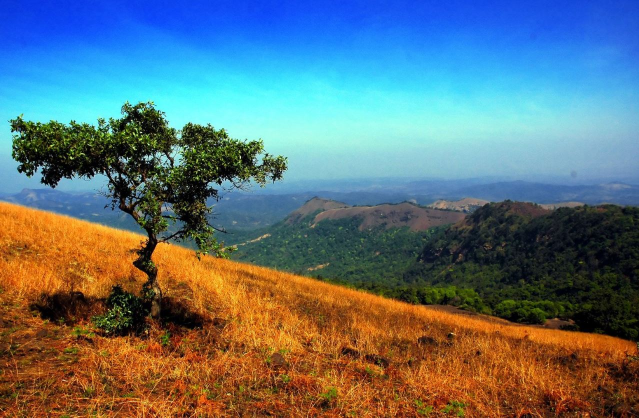
#> input picture Threshold/img1.jpg, 1278 x 836 px (shown at 1/2 size)
$ python main.py
#> lines starting #> are read from the running program, lines starting #| are printed output that depends on the picture; after the words box and inside, x2 and y2 are one past the last pixel; in counts of white or black regions, pixels touching at a corner belong together
# importing libraries
import cv2
import matplotlib.pyplot as plt
import numpy as np

# Reading image
default_img = cv2.imread("img1.jpg", 0)
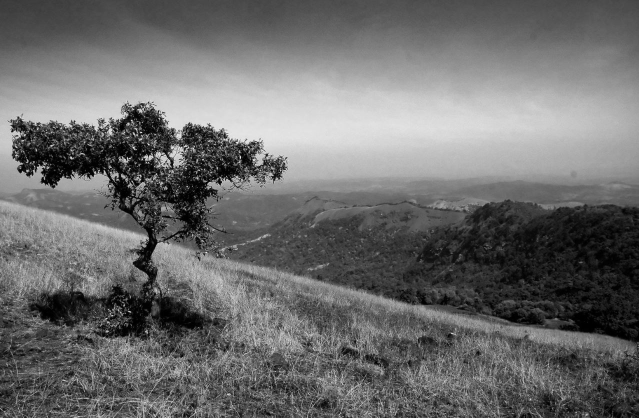
#> default_img: shape (836, 1278) (shown at 1/2 size); min 0, max 255, mean 108.7
default_img = cv2.resize(default_img, (400, 400))
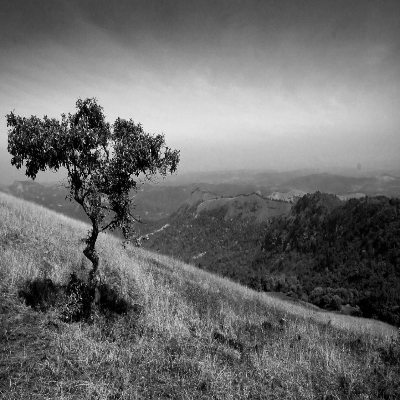
#> default_img: shape (400, 400); min 0, max 239, mean 108.6

cv2.imshow("img", default_img)

# Simple Thresholding
_, img_Binary = cv2.threshold(default_img, 127, 255, cv2.THRESH_BINARY)
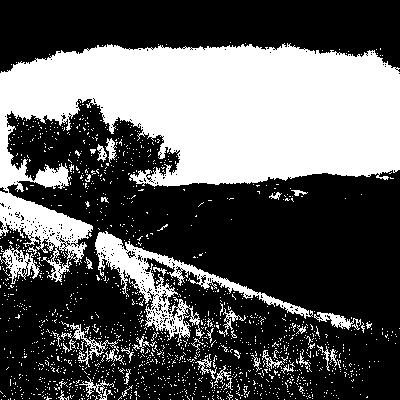
#> img_Binary: shape (400, 400); 36% white; 1542 white regions (1502 under 20 px), largest, box (x1, y1, x2, y2) and area: (0, 43, 400, 282) 46280, (95, 231, 313, 342) 4580, (0, 245, 40, 284) 596
_, img_InverseBinary = cv2.threshold(default_img, 127, 255, cv2.THRESH_BINARY_INV)
_, img_Trunc = cv2.threshold(default_img, 127, 255, cv2.THRESH_TRUNC)
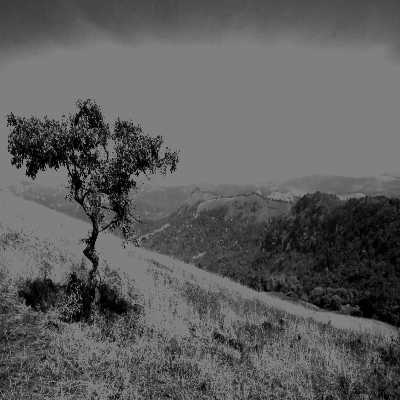
#> img_Trunc: shape (400, 400); min 0, max 127, mean 92.7
_, img_Tozero = cv2.threshold(default_img, 127, 255, cv2.THRESH_TOZERO)
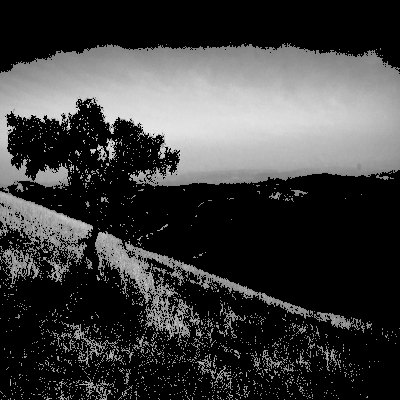
#> img_Tozero: shape (400, 400); min 0, max 239, mean 61.6
_, img_InverseTozero = cv2.threshold(default_img, 127, 255, cv2.THRESH_TOZERO_INV)
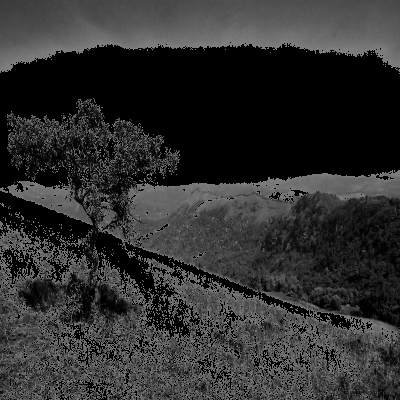
#> img_InverseTozero: shape (400, 400); min 0, max 127, mean 46.9

titles = ["Default Image", "Binary", "Inverse Binary", "Trunc", "Tozero", "Inverse Tozero"]
images = [default_img, img_Binary, img_InverseBinary, img_Trunc, img_Tozero, img_InverseTozero]

for i in range(0, 6, 1):
    plt.subplot(2, 3, i+1), plt.imshow(images[i], cmap="gray"), plt.title(titles[i]), plt.axis("off")

plt.show()

# Adaptive Thresholding
img_AdaptiveMean = cv2.adaptiveThreshold(default_img, 255, cv2.ADAPTIVE_THRESH_MEAN_C, cv2.THRESH_BINARY, 11, 2)
#> img_AdaptiveMean: shape (400, 400); 62.4% white; black in thin lines or dots
img_AdaptiveGaussian = cv2.adaptiveThreshold(default_img, 255, cv2.ADAPTIVE_THRESH_GAUSSIAN_C, cv2.THRESH_BINARY, 11, 2)
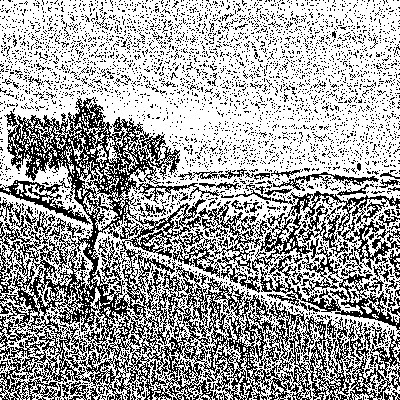
#> img_AdaptiveGaussian: shape (400, 400); 64.3% white; black in thin lines or dots

titles2 = ["Default Image", "Adaptive Mean", "Adaptive Gaussian"]
images2 = [default_img, img_AdaptiveMean, img_AdaptiveGaussian]

for i in range(0, 3, 1):
    plt.subplot(1, 3, i+1), plt.imshow(images2[i], cmap="gray"), plt.title(titles2[i]), plt.axis("off")
plt.show()

cv2.waitKey(0) # makes windows open unless you close it
